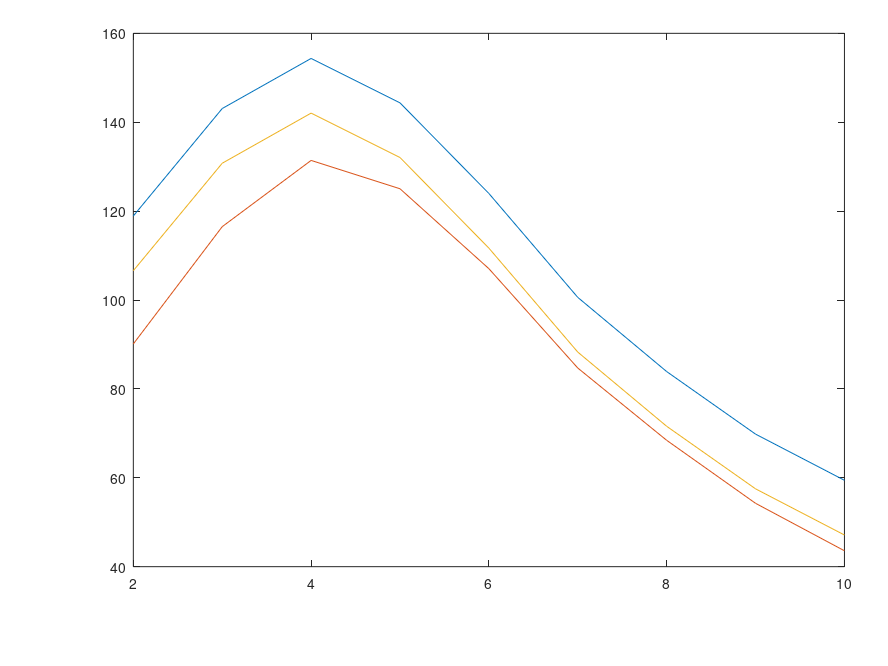

Here is the MATLAB script that generated this plot: (Note: this script raises an error after producing the figure.)
function fullversion_plot()

%hold on!
load fullData/full_reward_optimal.mat;
load fullData/full_reward_Greedy.mat;
load fullData/full_reward_MMF.mat;

len=length(full_reward_Greedy);
iter=2:1:len+1;


Plot_reward_optimal=[];
Plot_reward_Greedy=[];
Plot_reward_MMF=[];

request_axis=5;
resource_axis=5;

for i =1:len
    reward_optimal=full_reward_optimal{i};
    reward_Greedy=full_reward_Greedy{i};
    reward_MMF=full_reward_MMF{i};
    Plot_reward_optimal(i)=reward_optimal(request_axis,resource_axis);
    Plot_reward_Greedy(i)=reward_Greedy(request_axis,resource_axis);
    Plot_reward_MMF(i)=reward_MMF(request_axis,resource_axis);
    
    
end
set(gca,'position',[0.15,0.15,0.8,0.8]);
set(gcf,'unit','normalized','position',[0.1,0.1,0.64,0.8]);
set(gcf, 'PaperPositionMode', 'manual');
set(gcf, 'PaperUnits', 'points');
set(gcf, 'PaperPosition', [0 0 640 480]);
figure(1)
p7=plot(iter,Plot_reward_optimal,iter,Plot_reward_Greedy,iter,Plot_reward_MMF);

p7(1).LineWidth=2;
p7(1).LineStyle='-';
p7(1).Marker='o';
p7(1).MarkerSize=15;
p7(1).Color='r';
p7(2).LineWidth=2;
p7(2).LineStyle='-';
p7(2).Marker='s';
p7(2).MarkerSize=15;
p7(2).Color='k';
p7(3).LineWidth=2;
p7(3).LineStyle='-';
p7(3).Marker='x';
p7(3).Color='b';
p7(3).MarkerSize=15;
xlabel('\lambda')
ylabel('Reward')
legend({'OAR','Greedy','MMF'},'location','northeast')
set(gca,'fontname','times') 
axis([2,20,0 200])
set(gca,'fontsize',22')
grid on
saveas(gca,"./FullFigure/Full_mu.fig");
saveas(gca,"./FullFigure/Full_mu.eps",'epsc' );
saveas(gca,"./FullFigure/Full_mu.png");
fprintf("love");
end


